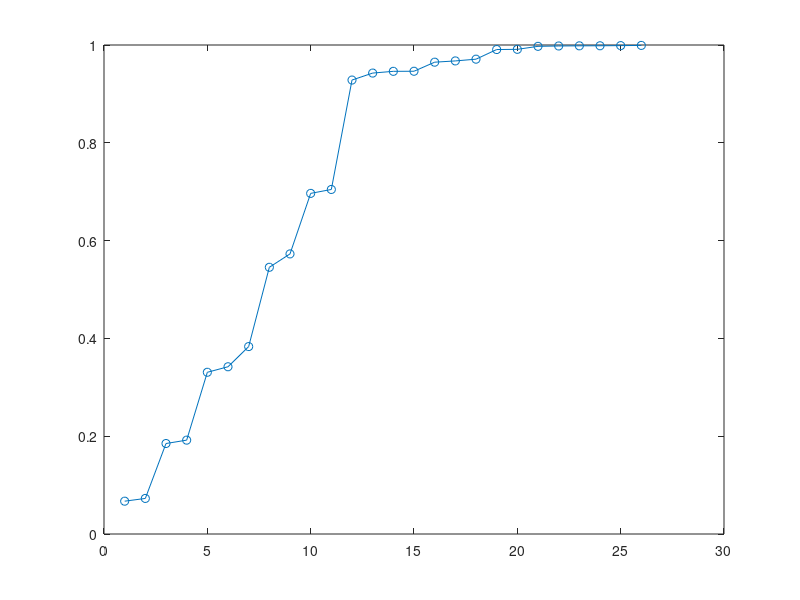

Source code (MATLAB):
C=unifrnd(-5,5,5,4);
C1=zeros(5,4);
EvalC=zeros(1,5);
EvalC1=zeros(1,5);
Weight=zeros(1,5);
Roulette=zeros(1,5);
Rand=zeros(1,5);
Chromosome=zeros(1,5);
Crossover=zeros(1,5);
EvalBests=zeros();

for i=1:5
    EvalC(i)=1/(C(i,1)^2+C(i,2)^2+C(i,3)^2+C(i,4)^2+1);
end
EvalBest=max(EvalC);
a=1;
EvalBests(a)=EvalBest;


while(EvalBest<0.999)
    
    Sum=sum(EvalC);
    for i=1:5
        Weight(i)=EvalC(i)/Sum;
    end
    Roulette(1)=Weight(1);
    for i=2:5
        Roulette(i)=Roulette(i-1)+Weight(i);
    end
    Rand=rand(1,5);
    for i=1:5
        if Rand(i)<Roulette(1)
            Chromosome(i)=1;
        elseif Rand(i)>Roulette(1) && Rand(i)<Roulette(2)
            Chromosome(i)=2;
            elseif Rand(i)>Roulette(2) && Rand(i)<Roulette(3)
                Chromosome(i)=3;
                elseif Rand(i)>Roulette(3) && Rand(i)<Roulette(4)
                    Chromosome(i)=4;
        else
            Chromosome(i)=5;
        end
    end
    for i=1:5
        C1(i,:)=C(Chromosome(i),:);
    end

    Rand=rand(1,5);
    j=1;
    for i=1:5
        if Rand(i)<0.88
            Crossover(j)=i;
            j=j+1;
        end
    end
    if Crossover(1)~=0 && Crossover(2)~=0
        for i=unidrnd(4):4
            t=C1(Crossover(1),i);
            C1(Crossover(1),i)=C1(Crossover(2),i);
            C1(Crossover(2),i)=t;
        end
    end
    if Crossover(3)~=0 && Crossover(4)~=0
        for i=unidrnd(4):4
            t=C1(Crossover(3),i);
            C1(Crossover(3),i)=C1(Crossover(4),i);
            C1(Crossover(4),i)=t;
        end
    end

    for i=1:5
        for j=1:4
            if rand()<0.1
                C1(i,j)=10*rand()-5;
            end
        end
    end


    for i=1:5
        EvalC1(i)=1/(C1(i,1)^2+C1(i,2)^2+C1(i,3)^2+C1(i,4)^2+1);
    end
    EvalBest=max(EvalC1);
    if EvalBest>EvalBests(a)
        C=C1;
        EvalC=EvalC1;
        a=a+1;
        EvalBests(a)=EvalBest;
    end
    
end

plot(EvalBests,'-o');